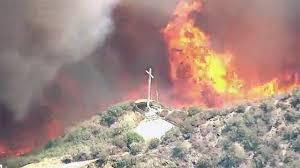
#> input picture selected photos/input/bothFireAndSmoke_CV002359.jpg, 300 x 168 px, found by its file name; its folder holds 4 pictures in this run
$ python resizephotos.py
#> lines starting #> are read from the running program, lines starting #| are printed output that depends on the picture
import os
from PIL import Image

def resize_images(input_folder, output_folder, size):
    # Ensure output folder exists
#> called with input_folder = '.\\selected photos\\input', output_folder = '.\\selected photos\\output', size = (224, 224)
    os.makedirs(output_folder, exist_ok=True)

    # Loop through all files in the input folder
    for filename in os.listdir(input_folder):
        # Construct full file path
        file_path = os.path.join(input_folder, filename)

        # Check if the file is an image
        if filename.lower().endswith(('png', 'jpg', 'jpeg', 'tiff', 'bmp', 'gif')):
            try:
                with Image.open(file_path) as img:
                    # Resize image
#> img is the input picture: PIL image 300x168 RGB; mean R, G, B 165.5, 139.9, 131.8
                    img_resized = img.resize(size, Image.LANCZOS)
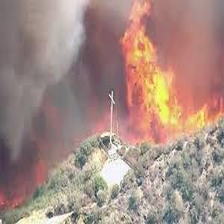
#> img_resized: PIL image 224x224 RGB; mean R, G, B 165.5, 139.9, 131.8
#> pass 3 of the loop in resize_images, `for filename in os.listdir(input_folder):`:
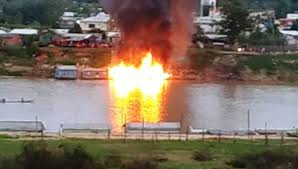
#> input picture selected photos/input/bothFireAndSmoke_CV017748.jpg, 298 x 169 px, found by its file name
#> in resize_images, img is the input picture: PIL image 298x169 RGB; mean R, G, B 125.7, 109.7, 96
#> in resize_images, `img_resized = img.resize(size, Image.LANCZOS)`:
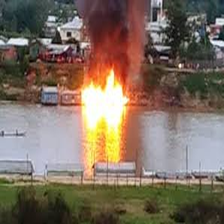
#> img_resized: PIL image 224x224 RGB; mean R, G, B 125.7, 109.7, 96
#> the loop made 4 passes; the first 3 are shown

                    # Save resized image to the output folder
                    img_resized.save(os.path.join(output_folder, filename))

                print(f"Resized and saved {filename}")
            except Exception as e:
                print(f"Error processing {filename}: {e}")

# Parameters
input_folder = r".\selected photos\input"
output_folder = r'.\selected photos\output'
size = (224, 224)  # Specify the desired size (width, height)

# Call the function
resize_images(input_folder, output_folder, size)
